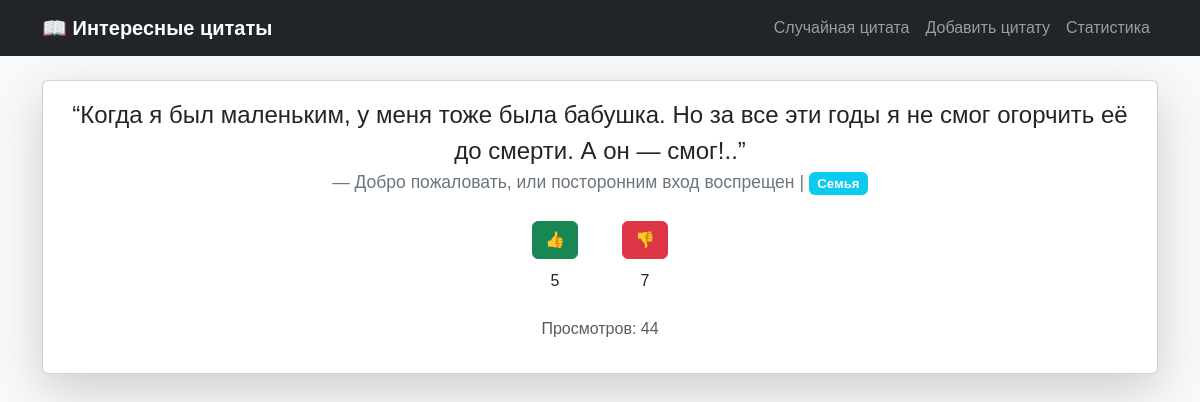
The page /quote/3/ on the database its author committed.
### quotes/models.py (models this page shows, shortened)
class Quote(models.Model):
    text = models.TextField("Текст цитаты", unique=True, error_messages={"unique":"Такая цитата уже существует"})
    source = models.CharField("Источник", max_length=200)
    topic = models.CharField("Тема", max_length=50, choices=TOPIC_CHOICES, default='unknown')
    weight = models.PositiveIntegerField("Вес", default=1, validators=[MinValueValidator(1), MaxValueValidator(10)])
    likes = models.IntegerField(default=0)
    dislikes = models.IntegerField(default=0)
    views = models.IntegerField(default=0)

### quotes/views.py (the view)
# urls.py: path('quote/<int:pk>/', views.show_quote, name='show_quote'),
def show_quote(request, pk):
    quote = get_object_or_404(Quote, pk=pk)
    if request.method == "GET":
        quote.views += 1
        quote.save()
    return render(request, 'quotes/random_quote.html', {'quote': quote})

### quotes/templates/quotes/random_quote.html (shortened to what this page needs)
{% extends 'quotes/layout.html' %}
{% block content %}
<div class="card shadow-lg mb-4">
  <div class="card-body text-center">
    <blockquote class="blockquote">
      <p class="mb-3 fs-4">“{{ quote.text }}”</p>
      <footer class="blockquote-footer">{{ quote.source }} | <span class="badge bg-info">{{ quote.get_topic_display }}</span></footer>
    </blockquote>
    <div class="mt-3 d-flex justify-content-center gap-4">
      <form method="post" action="{% url 'vote' quote.id 'like' %}" class="d-inline">
        <button class="btn btn-success">👍</button>
        <p>{{ quote.likes }}</p>
      </form>
      <form method="post" action="{% url 'vote' quote.id 'dislike' %}" class="d-inline">
        <button class="btn btn-danger">👎</button>
        <p>{{ quote.dislikes }}</p>
      </form>
    </div>
    <p class="text-muted mt-2">Просмотров: {{ quote.views }}</p>
  </div>
</div>
{% endblock %}

### quotes/static/quotes/css/style.css (style rules this page uses)
body { font-family: Arial, sans-serif; background-color: #f4f4f9; margin: 0; padding: 0; text-align: center; color: #333; }
button { margin: 10px; padding: 8px 16px; border: none; border-radius: 5px; background-color: #4CAF50; color: white; cursor: pointer; transition: background 0.3s ease; }

### rows shown on the page
Quote: text "Когда я был маленьким, у меня тоже была бабушка. Но за все эти годы я не смог огорчить её до смерти. А он — смог!..", source "Добро пожаловать, или посторонним вход воспрещен", topic "Семья", likes "5", dislikes "7", views "44"
